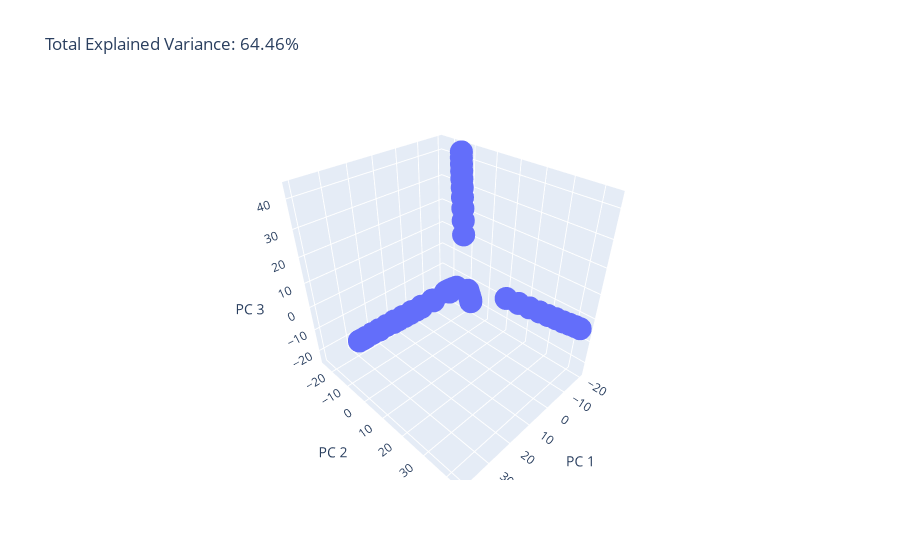

This figure's notebook cell:
### Code cell
alldizi = np.vstack((Xlist,Xaralist12,Xsonaralist12))

X = alldizi

pca = PCA(n_components=3)
components = pca.fit_transform(X)

total_var = pca.explained_variance_ratio_.sum() * 100

fig = px.scatter_3d(
    components, x=0, y=1, z=2,
    title=f'Total Explained Variance: {total_var:.2f}%',
    labels={'0': 'PC 1', '1': 'PC 2', '2': 'PC 3'}
)
fig.show()
